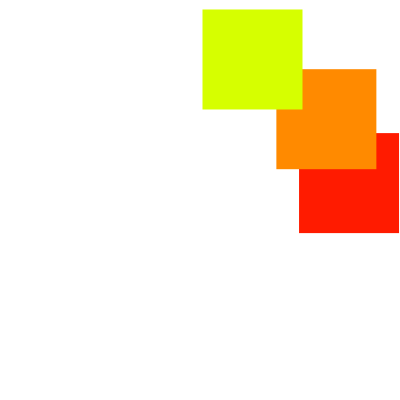
Frame 1 (no input)
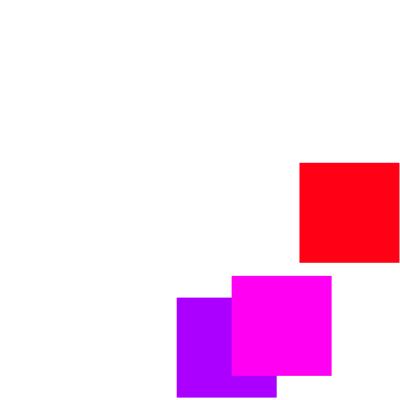
Frame 60 (the mouse pressed at the canvas centre just before this capture)
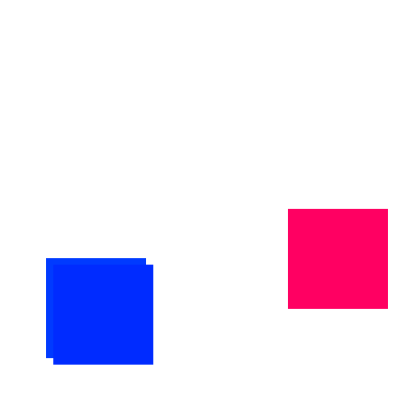
Frame 120 (the mouse held since frame 60 and released just before this capture)

The Processing sketch that drew these frames (run headless with seeded random() and noise(); from frame 60 on, the mouse is pressed at the canvas centre):

// Processing sketch: movingShape
// ── movingShape.pde
final float radius = 150.0;
final float dTheta = 30;
final float m = 100.0;
int max_rect = 3;
float[] theta = new float[max_rect],x = new float[max_rect],y = new float[max_rect];

void setup() {
    size(400, 400);
    noStroke();
    colorMode(HSB, 360, 100, 100);
    for(int i = 0;i<x.length;i++) {
        theta[i] = i*dTheta;
    }
}

void draw(){
    background(0,0,100);
    for(int i = 0;i<x.length;i++) {
        theta[i] = theta[i]+random(0,10);
        if(theta[i]>360){
            theta[i]-=360;
        }
        x[i] = radius * cos(radians(theta[i]));
        y[i] = -radius * sin(radians(theta[i]));
        drawSquare(x[i] + 200, y[i] + 200, m, theta[i]);
    }
}

void drawSquare(float x, float y, float m, float h) {
    fill(h, 100, 100);
    rect(x - m / 2, y - m / 2, m, m);
}
